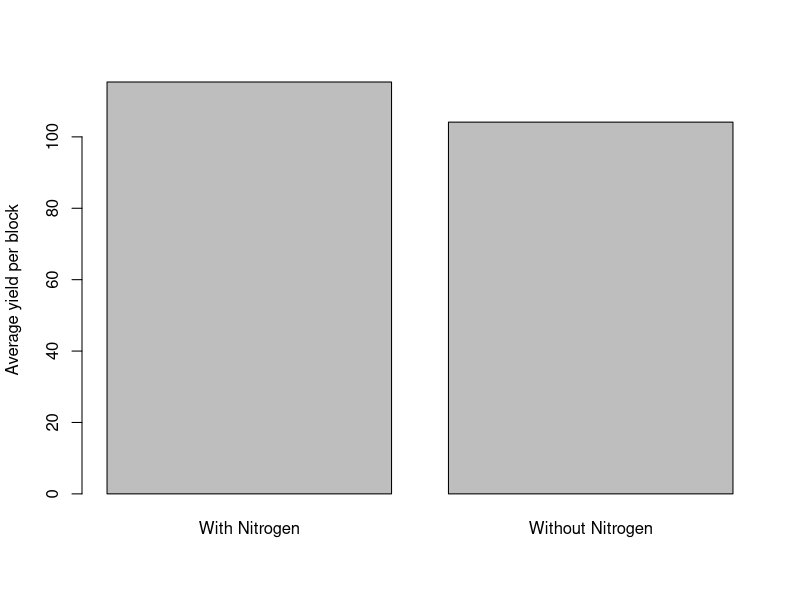

Write the R code that produced this figure.
library(MASS)
library(hash)
library(dplyr)
library(ggplot2)

# Problem 4.1
randomise_additives <- function (num_blocks, num_plots)
{
  data = hash()
  data["block"] = c();
  data["N"] = c();
  data["P"] = c();
  data["K"] = c();
  
  for (p in 1:num_blocks)
  {
    plots_for_n = sample(c(1:4), 2);
    plots_for_p = sample(c(1:4), 2);
    plots_for_k = sample(c(1:4), 2);
    
    list_ = list(c(rep(0,4)), c(rep(0,4)), c(rep(0,4)));
    
    for (b in 1:2)
    {
      list_[[1]][plots_for_n[b]] = 1;
      list_[[2]][plots_for_p[b]] = 1;
      list_[[3]][plots_for_k[b]] = 1;
    }
    
    data[["block"]] = c(data[["block"]], c(rep(p,4)));
    data[["N"]] = c(data[["N"]], list_[[1]]);
    data[["P"]] = c(data[["P"]], list_[[2]]);
    data[["K"]] = c(data[["K"]], list_[[3]]);
  }
  
  dataframe = data.frame(Block = data[["block"]], N=data[["N"]], P=data[["P"]], K=data[["K"]])
  return (dataframe)
}


# num_blocks = 6;
# num_plots = 4;
# 
# rand_dataframe = randomise_additives(num_blocks, num_plots)
# write.csv(rand_dataframe, "tmp.csv")

# Problem 4.2

plot_yield <- function(){
  df = npk
  nitrogen_present_yield = sum(filter(df, N==1)$yield)
  nitrogen_absent_yield  = sum(filter(df, N==0)$yield)
  
  num_blocks = length(unique(npk$block))
  
  avg_yield_with_nitrogen = round(nitrogen_present_yield/num_blocks, 2)
  avg_yield_wo_nitrogen = round(nitrogen_absent_yield/num_blocks, 2)
  
  jpeg("avg_yield.jpg")
  barplot(c(avg_yield_with_nitrogen, avg_yield_wo_nitrogen), names.arg = c("With Nitrogen", "Without Nitrogen"), 
          ylab="Average yield per block")
}

plot_yield()


# Problem 4.3
anova_block_and_nitrogen <- function(dataset){
  dataset$block = as.factor(dataset$block)
  dataset$N = as.factor(dataset$N)
  
  model = lm(yield~block*N, data=dataset)
  return (anova(model))
}

# anova_block_and_nitrogen(npk)

# Problem 4.4
anova_all <- function(dataset){
    # dataset$pair <- as.integer(dataset$block) * (as.numeric(dataset[, col]) -1)
    
  for (col2 in c("block", "N", "P", "K")){
    dataset[, col2] = as.factor(dataset[, col2])
  }
  model_n = aov(lm(yield~N*block+P+K, data=dataset))
  model_p = aov(lm(yield~P*block+N+K, data=dataset))
  model_k = aov(lm(yield~K*block+N+P, data=dataset))
  model_no_interaction = aov(lm(yield~block+N+P+K, data=dataset))
  model_without_block = aov(lm(yield~N+P+K, data=dataset))
  print(summary(model_no_interaction))
}

anova_all(npk)
